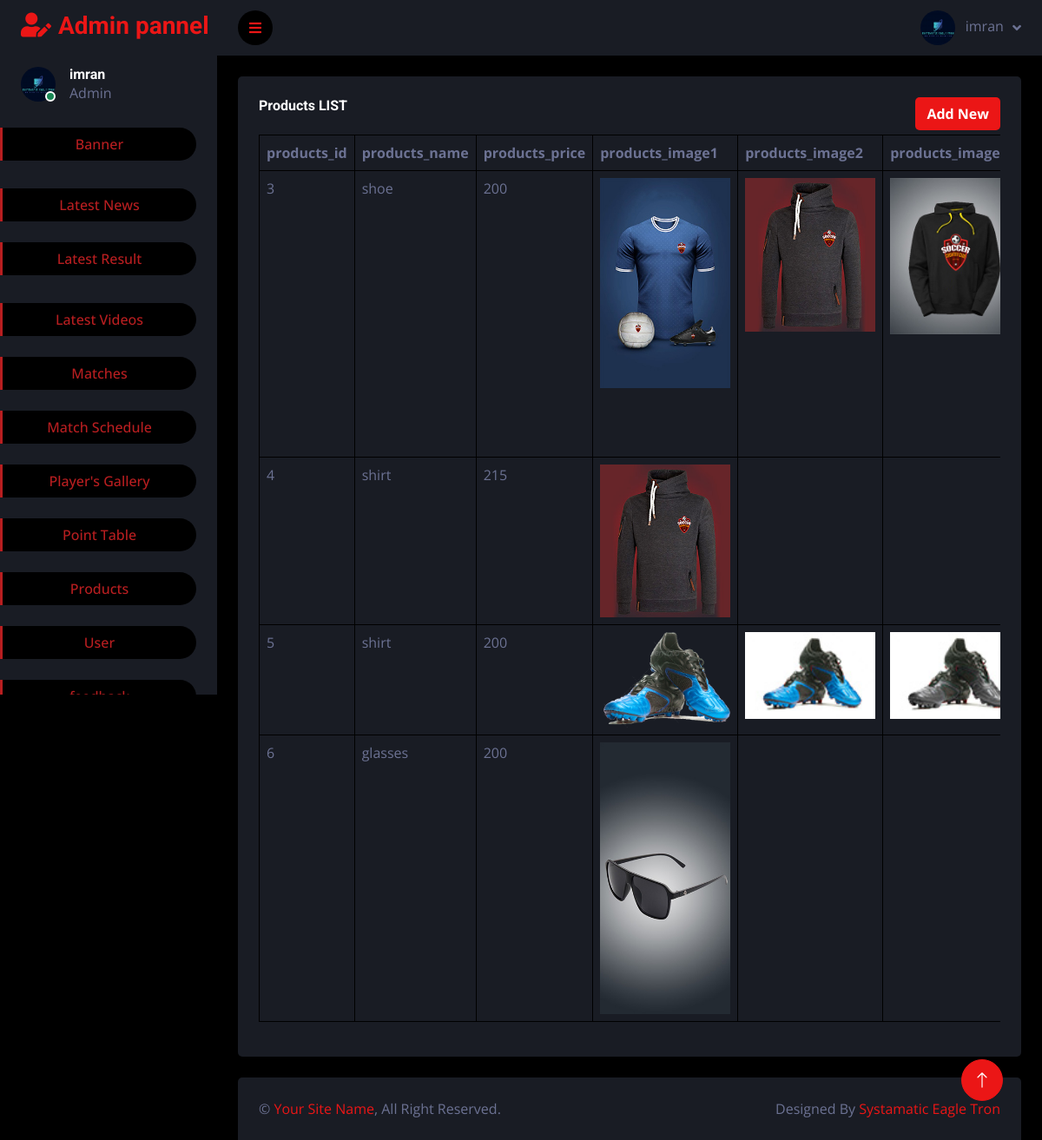
The page /products.php (signed in) on the database its author committed.
### tables this page shows
CREATE TABLE IF NOT EXISTS `products` (
  `products_id` int(11) NOT NULL AUTO_INCREMENT,
  `products_name` varchar(226) NOT NULL,
  `products_price` varchar(226) NOT NULL,
  `products_image1` varchar(226) NOT NULL,
  `products_image2` varchar(226) NOT NULL,
  `products_image3` varchar(226) NOT NULL,
  `products_image4` varchar(226) NOT NULL,
  `products_image5` varchar(226) NOT NULL,
  `products_image6` varchar(226) NOT NULL,
  PRIMARY KEY (`products_id`)
);

### products.php (the view, shortened to what this page needs)
<?php
include('header.php');
?>
<div class="container-fluid pt-4 px-4">
            <div class="col-sm-10 col-xl-12">
                        <div class="bg-secondary rounded h-100 p-4">
                        <a href="add_product.php"><button style="background-color:#EB1616;font-weight:bolder;color:white;float:right;margin-bottom:5px;" class="btn">Add New</button></a>
                            <h6 class="mb-4">Products LIST</h6>
                          <div class="table-responsive">
                            <table class="table table-bordered">
                                <thead>
                                    <tr>
                                    <th scope="col">products_id</th>
                                        <th scope="col">products_name</th>
                                        <th scope="col">products_price</th>
                                        <th scope="col">products_image1</th>
                                        <th scope="col">products_image2</th>
                                        <th scope="col">products_image3</th>
                                    </tr>
                                </thead>
                                <tbody>
                                <?php
$sqlq=mysqli_query($con,"SELECT * from `products`" );
     while( $st=mysqli_fetch_array($sqlq))
 {
?>
                                    <tr>
                                        <td scope="row"><?php echo $st['products_id'] ?></td>
                                        <td><?php echo $st['products_name'] ?></td>
                                        <td><?php echo $st['products_price'] ?></td>
                                        <td>
                                        <img src="  <?php echo $st['products_image1'] ?>" width="150px" alt="">
                                      </td>
                                        <td>
                                        <img src="<?php echo $st['products_image2'] ?>" width="150px" alt=""></td>
                                        <td>
                                        <img src="<?php echo $st['products_image3'] ?>"width="150px" alt=""> </td>
                                    </tr>
                        <?php
                           }
                        ?>
                                </tbody>
                            </table>
                            </div>
                        </div>
                    </div>
            </div>
<?php
include('footer.php');
?>

### header.php (shortened to what this page needs)
<?php
include('config.php');
?>
<!DOCTYPE html>
<html lang="en">
<head>
    <link href="https://cdnjs.cloudflare.com/ajax/libs/font-awesome/5.10.0/css/all.min.css" rel="stylesheet">
    <link href="https://cdn.jsdelivr.net/npm/bootstrap-icons@1.4.1/font/bootstrap-icons.css" rel="stylesheet">
    <link href="lib/owlcarousel/assets/owl.carousel.min.css" rel="stylesheet">
    <link href="lib/tempusdominus/css/tempusdominus-bootstrap-4.min.css" rel="stylesheet" />
    <link href="css/bootstrap.min.css" rel="stylesheet">
    <link href="css/style.css" rel="stylesheet">
</head>
<body>
    <div class="container-fluid position-relative d-flex p-0">
        <?php
               $set = mysqli_query($con,"SELECT * FROM admin");
               $set1 = mysqli_fetch_array($set);
               ?>
        <div class="sidebar pe-4 pb-3">
            <nav class="navbar bg-secondary navbar-dark">
                <a href="index.html" class="navbar-brand mx-4 mb-3">
                    <h3 class="text-primary"><i class="fa fa-user-edit me-2"></i>Admin pannel</h3>
                </a>
                <div class="d-flex align-items-center ms-4 mb-4">
                    <div class="position-relative">
                        <img class="rounded-circle" src="<?php echo $set1['admin_img']?>" alt="" style="width: 40px; height: 40px;">
                        <div class="bg-success rounded-circle border border-2 border-white position-absolute end-0 bottom-0 p-1"></div>
                    </div>
                    <div class="ms-3">
                        <h6 class="mb-0"><?php echo $set1['admin_name']?></h6>
                        <span>Admin</span>
                    </div>
                </div>
                <div class="navbar-nav w-100">
                    <a href="main.php" class="nav-item nav-link active mt-1 text-center">Banner</a><br>
                    <a href="latest_news.php" class="nav-item nav-link active mt-2 text-center">Latest News</a><br>
                    <a href="latest_result.php" class="nav-item nav-link active text-center">Latest Result</a><br>
                    <a href="latest_video.php" class="nav-item nav-link active mt-2 text-center">Latest Videos</a><br>
                    <a href="match.php" class="nav-item nav-link active text-center">Matches</a><br>
                    <a href="match_shedule.php" class="nav-item nav-link active text-center">Match Schedule</a><br>
                    <a href="player_gallery.php" class="nav-item nav-link active text-center">Player's Gallery</a><br>
                    <a href="point_table.php" class="nav-item nav-link active text-center">Point Table</a><br>
                    <a href="products.php" class="nav-item nav-link active text-center">Products</a><br>
                    <a href="user.php" class="nav-item nav-link active text-center">User</a><br>
                    <a href="feedback.php" class="nav-item nav-link active text-center">feedback</a>
                </div>
            </nav>
        </div>
        <div class="content">
            <nav class="navbar navbar-expand bg-secondary navbar-dark sticky-top px-4 py-0">
                <a href="#" class="sidebar-toggler flex-shrink-0">
                    <i class="fa fa-bars"></i>
                </a>
                <div class="navbar-nav align-items-center ms-auto">
                       <?php
                       $sqlq=mysqli_query($con,"SELECT * from `admin`" );
 ?>
                    <div class="nav-item dropdown">
                        <a href="#" class="nav-link dropdown-toggle" data-bs-toggle="dropdown">
                            <img class="rounded-circle me-lg-2" src="<?php echo $set1['admin_img']?>" alt="" style="width: 40px; height: 40px;">
                            <span class="d-none d-lg-inline-flex"><?php echo $set1['admin_name']?></span>
                        </a>
                    </div>
                </div>
            </nav>

### footer.php (shortened to what this page needs)
            <div class="container-fluid pt-4 px-4">
                <div class="bg-secondary rounded-top p-4">
                    <div class="row">
                        <div class="col-12 col-sm-6 text-center text-sm-start">
                            &copy; <a href="#">Your Site Name</a>, All Right Reserved.
                        </div>
                        <div class="col-12 col-sm-6 text-center text-sm-end">
                            Designed By <a href="/">Systamatic Eagle Tron</a>
                        </div>
                    </div>
                </div>
            </div>
        </div>
        <a href="#" class="btn btn-lg btn-primary btn-lg-square back-to-top"><i class="bi bi-arrow-up"></i></a>
    </div>
</body>
</html>

### css/style.css (style rules this page uses)
:root { --primary: #b81e20; --secondary: #191C24; --light: #6C7293; --dark: #000000; }
.back-to-top { position: fixed; display: none; right: 45px; bottom: 45px; z-index: 99; }
.btn { transition: .5s; }
.btn-lg-square { width: 48px; height: 48px; }
.btn-square, .btn-sm-square, .btn-lg-square { padding: 0; display: inline-flex; align-items: center; justify-content: center; font-weight: normal; border-radius: 50px; }
.sidebar { position: fixed; top: 0; left: 0; bottom: 0; width: 250px; height: 100vh; overflow-y: auto; background: var(--secondary); transition: 0.5s; z-index: 999; }
.content { margin-left: 250px; min-height: 100vh; background: var(--dark); transition: 0.5s; }
@media (min-width: 992px) { .sidebar { margin-left: 0; } }
@media (min-width: 992px) { .content { width: calc(100% - 250px); } }
.sidebar .navbar .navbar-nav .nav-link { padding: 7px 20px; color: var(--light); font-weight: 500; border-left: 3px solid var(--secondary); border-radius: 0 30px 30px 0; outline: none; }
.sidebar .navbar .navbar-nav .nav-link:hover, .sidebar .navbar .navbar-nav .nav-link.active { color: var(--primary); background: var(--dark); border-color: var(--primary); }
.content .navbar .navbar-nav .nav-link { margin-left: 25px; padding: 12px 0; color: var(--light); outline: none; }
.content .navbar .sidebar-toggler, .content .navbar .navbar-nav .nav-link i { width: 40px; height: 40px; display: inline-flex; align-items: center; justify-content: center; background: var(--dark); border-radius: 40px; }
.content .navbar .dropdown-toggle::after { margin-left: 6px; vertical-align: middle; border: none; content: "\f107"; font-family: "Font Awesome 5 Free"; font-weight: 900; transition: .5s; }

### rows shown on the page
products: products_id "3", products_name "shoe", products_price "200", products_image1 (picture), products_image2 (picture), products_image3 (picture)
products: products_id "4", products_name "shirt", products_price "215", products_image1 (picture)
products: products_id "5", products_name "shirt", products_price "200", products_image1 (picture), products_image2 (picture), products_image3 (picture)
products: products_id "6", products_name "glasses", products_price "200", products_image1 (picture)

### other values the page prints
$set1['admin_name'] "imran"
